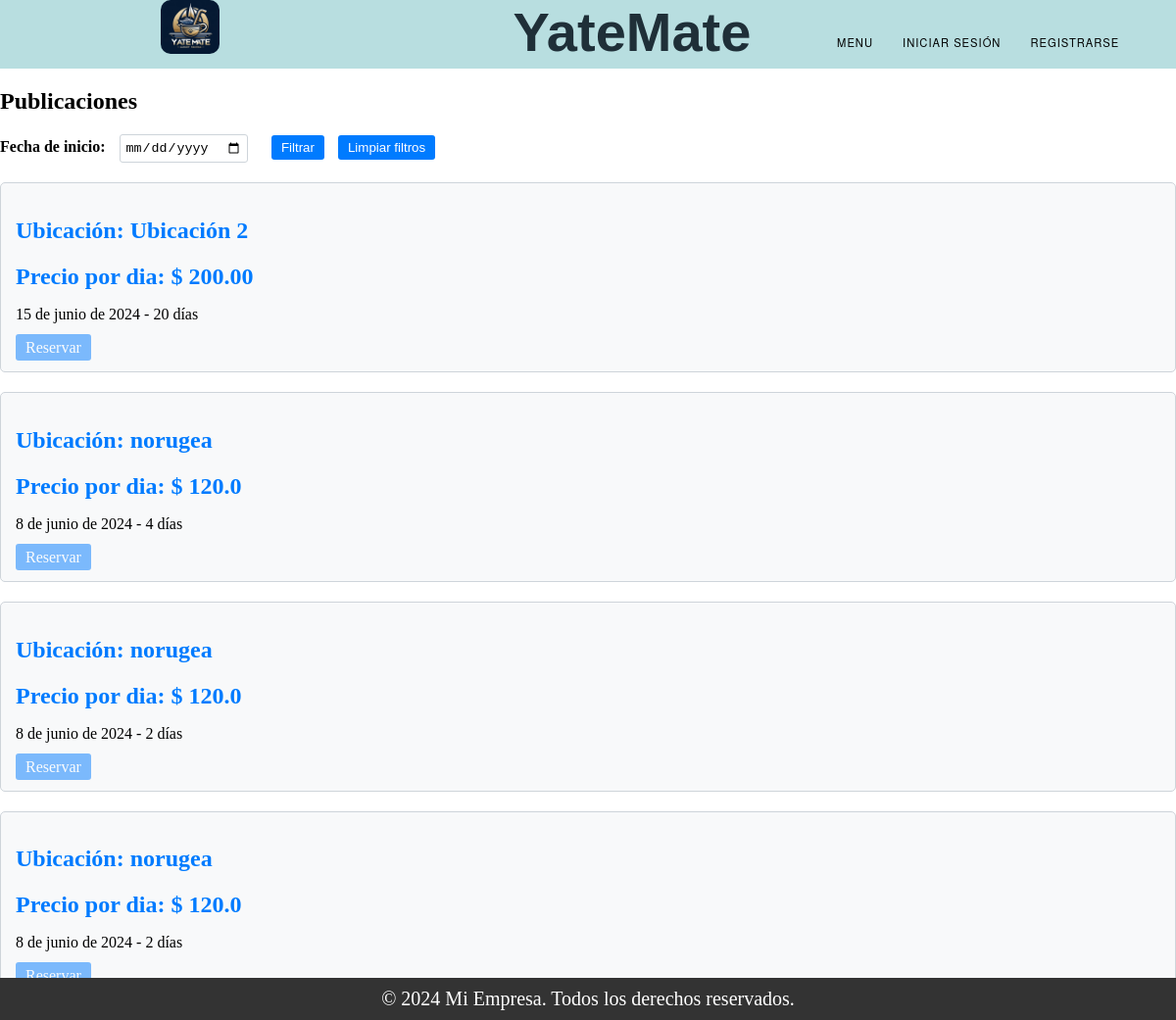
The app's page /list_amarra/, older data.
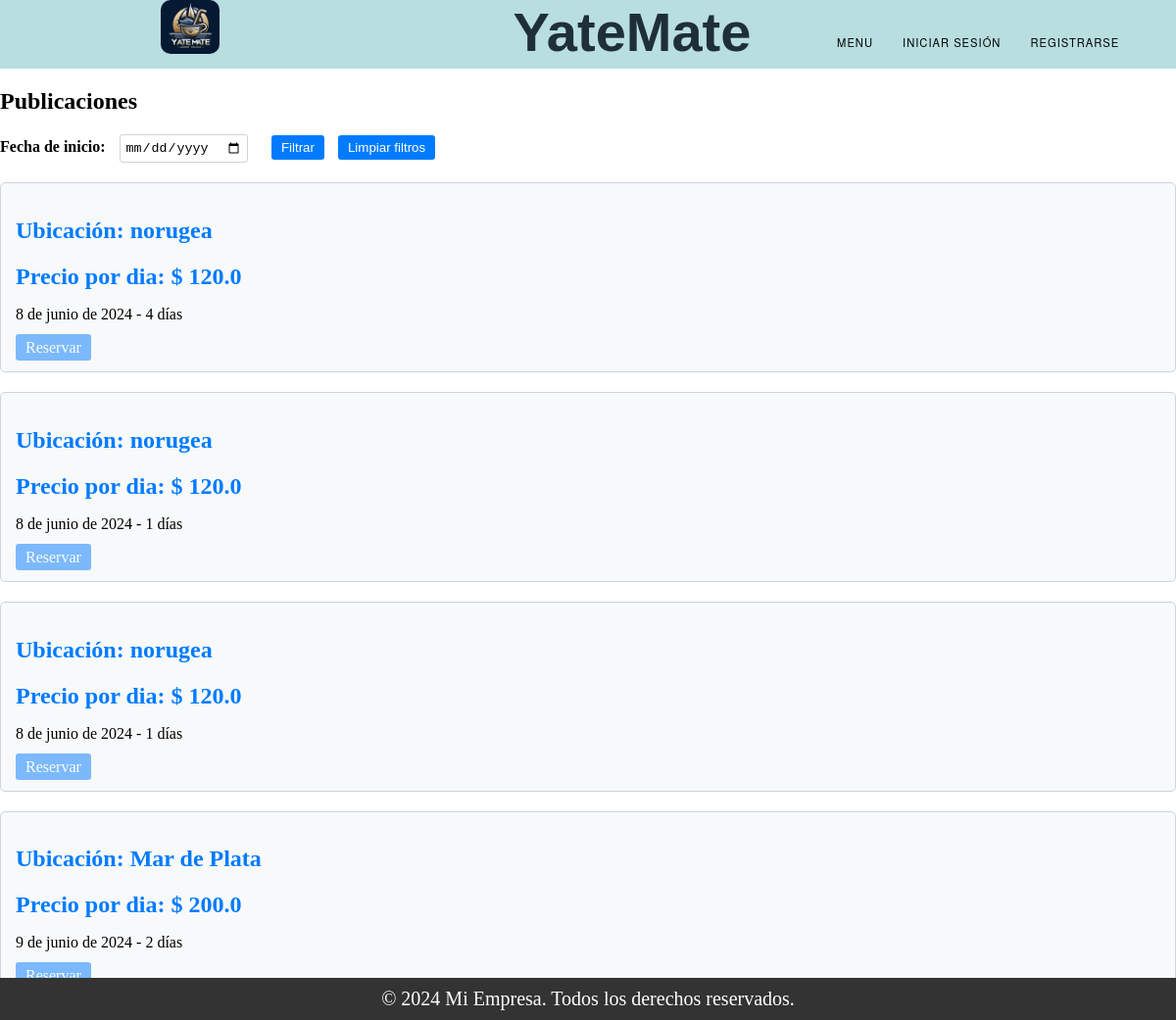
The same page, newer data.
### Amarra/models.py (models this page shows, shortened)
class Publicacion_Amarra(models.Model):
    ESTADOS = (
        ('Vigente', 'Vigente'),
        ('En Proceso', 'En Proceso'),
        ('Finalizado', 'Finalizado'),
    )
    dueño = models.ForeignKey(User, on_delete=models.CASCADE, null=True)
    precio = models.TextField()
    fecha_inicio = models.DateField()
    cant_dias = models.TextField()
    ubicacion = models.TextField()
    cant_dias_disponibles = models.TextField(null=True)
    estado = models.CharField(max_length=20, choices=ESTADOS, default='Vigente')
    def actualizar_dias_disponibles(self):
        hoy = timezone.now().date()
        diferencia_dias = (hoy - self.fecha_inicio).days
        if diferencia_dias > 0:
            dias_disponibles = int(float(self.cant_dias)) - diferencia_dias
            reservas = Reserva.objects.filter(publicacion=self)
            total_reserved_days = sum([int(reserva.cant_dias) for reserva in reservas])
            self.cant_dias_disponibles = str(dias_disponibles - total_reserved_days)
        else:
            dias_disponibles = int(self.cant_dias)
            reservas = Reserva.objects.filter(publicacion=self)
            total_reserved_days = sum([int(reserva.cant_dias) for reserva in reservas])
            self.cant_dias_disponibles = str(dias_disponibles - total_reserved_days)
        if int(self.cant_dias_disponibles) <= 0:
            self.cant_dias_disponibles = '0'
            self.estado = 'En Proceso'
        else:
            self.estado = 'Vigente'
        self.save()

### Amarra/views.py (the view)
# urls.py: path('list_amarra/', views.list_amarra, name="list_amarra"),
def list_amarra(request):
    if request.method == 'GET' and 'fecha_inicio' in request.GET:
        fecha_inicio = request.GET.get('fecha_inicio')
        try:
            fecha_inicio = datetime.strptime(fecha_inicio, '%Y-%m-%d').date()
            if fecha_inicio < timezone.now().date():
                messages.error(request, 'La fecha no puede ser en el pasado.')
                return redirect('list_amarra')
        except ValueError:
            messages.error(request, 'Formato de fecha inválido.')
            return redirect('list_amarra')
        Amarras = Publicacion_Amarra.objects.filter(fecha_inicio__lte=fecha_inicio)
        Amarras = [amarra for amarra in Amarras if amarra.is_available_on(fecha_inicio)]
    else:
        usuario_id = request.session.get('user_id')
        if usuario_id:
            usuario = get_object_or_404(User, id=usuario_id)
            Amarras = Publicacion_Amarra.objects.exclude(dueño=usuario)
        else:
            Amarras = Publicacion_Amarra.objects.all()
        Amarras = [amarra for amarra in Amarras if int(amarra.cant_dias_disponibles) > 0]
    for amarra in Amarras:
        amarra.actualizar_dias_disponibles()
    return render(request, "list_amarra.html", {'objetos': Amarras})

### Trueque/context_processors.py (called while the page is built)
def conversaciones_usuario(request):
    user_id = request.session.get('user_id')
    if user_id:
        conversaciones = Conversacion.objects.filter(Q(dueño_publicacion=user_id) | Q(solicitante=user_id))
        return {'conversaciones_usuario': conversaciones}
    else:
        return {'conversaciones_usuario': []}

### Amarra/templates/list_amarra.html (shortened to what this page needs)
{% extends "base.html" %}
{% block content %}
{% if objetos %}
    <h2>Publicaciones</h2>
    <form id="filtroForm" method="GET" action="">
        <div class="filter-form">
            <label for="fecha_inicio">Fecha de inicio:</label>
            <input type="date" id="fecha_inicio" name="fecha_inicio" min="{{ fecha_actual }}" max="{{ ultima_fecha }}" />
            <button type="button" onclick="validarFechas()">Filtrar</button>
            <button type="button" onclick="limpiarFiltros()">Limpiar filtros</button>
        </div>
    </form>
    <div id="amarras-container">
        {% for amarra in objetos %}
            {% if amarra.estado == 'Vigente' %}
                <div class="card" data-fecha="{{ amarra.fecha_inicio }}">
                    <h2 class="card-title">Ubicación: {{ amarra.ubicacion }} </h2>
                    <h2 class="card-title">Precio por dia: $ {{ amarra.precio }}</h2>
                    <p>{{ amarra.fecha_inicio }} - {{ amarra.cant_dias_disponibles}} días</p>
                    {% if request.session.user_type == 'Usuario' or request.session.user_type == 'Cliente' %}
                        {% if request.session.user_id !=  amarra.dueño.id %}
                        <a href="{% url 'crear_reserva' publicacion_id=amarra.id %}" class="btn-card">Reservar</a>
                        {% endif %}
                    {%else%}
                    <a type="button" style="opacity: 0.5 ;" class="btn btn-card mt-3" disabled>Reservar</a>
                    {% endif %}
                </div>
            {% endif %}
        {% endfor %}
    </div>
{% else %}
    <p>No hay amarras temporales disponibles</p>
{% endif %}
{% endblock %}

Row changes from the older to the newer data that the page shows:
no longer on this page (row edited): Publicacion_Amarra: ubicacion "Ubicación 2", precio "200.00", fecha_inicio "15 de junio de 2024", cant_dias_disponibles "20"
changed Publicacion_Amarra (number 2 of 4 on the later page): cant_dias_disponibles "2" → "1"
changed Publicacion_Amarra (number 3 of 4 on the later page): cant_dias_disponibles "2" → "1"
added Publicacion_Amarra: ubicacion "Mar de Plata", precio "200.0", fecha_inicio "9 de junio de 2024", cant_dias_disponibles "2"
